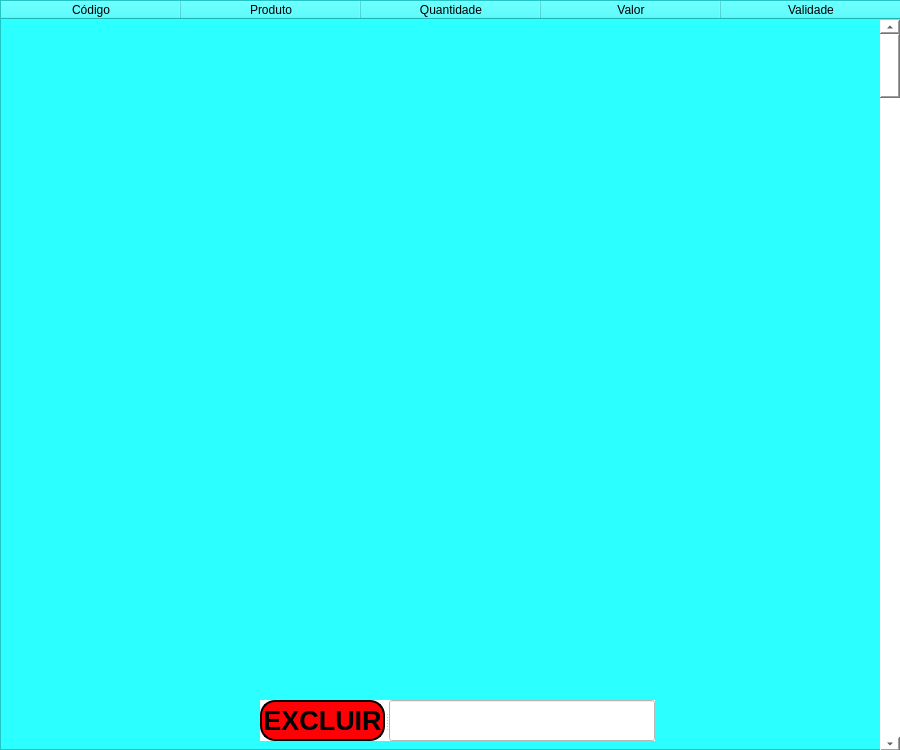
<?xml version="1.0" encoding="UTF-8"?>
<ui version="4.0">
 <class>MainWindow</class>
 <widget class="QMainWindow" name="MainWindow">
  <property name="enabled">
   <bool>true</bool>
  </property>
  <property name="geometry">
   <rect>
    <x>0</x>
    <y>0</y>
    <width>900</width>
    <height>750</height>
   </rect>
  </property>
  <property name="sizePolicy">
   <sizepolicy hsizetype="Expanding" vsizetype="Expanding">
    <horstretch>0</horstretch>
    <verstretch>0</verstretch>
   </sizepolicy>
  </property>
  <property name="minimumSize">
   <size>
    <width>900</width>
    <height>750</height>
   </size>
  </property>
  <property name="maximumSize">
   <size>
    <width>900</width>
    <height>750</height>
   </size>
  </property>
  <property name="windowTitle">
   <string>MainWindow</string>
  </property>
  <property name="styleSheet">
   <string notr="true">background-color: rgb(255, 255, 255);</string>
  </property>
  <widget class="QWidget" name="centralwidget">
   <widget class="QTableWidget" name="tableWidget">
    <property name="geometry">
     <rect>
      <x>0</x>
      <y>0</y>
      <width>910</width>
      <height>750</height>
     </rect>
    </property>
    <property name="sizePolicy">
     <sizepolicy hsizetype="Preferred" vsizetype="Preferred">
      <horstretch>0</horstretch>
      <verstretch>0</verstretch>
     </sizepolicy>
    </property>
    <property name="minimumSize">
     <size>
      <width>910</width>
      <height>750</height>
     </size>
    </property>
    <property name="maximumSize">
     <size>
      <width>910</width>
      <height>750</height>
     </size>
    </property>
    <property name="font">
     <font>
      <pointsize>13</pointsize>
      <weight>75</weight>
      <bold>true</bold>
     </font>
    </property>
    <property name="mouseTracking">
     <bool>false</bool>
    </property>
    <property name="styleSheet">
     <string notr="true">border-color: rgb(0, 102, 255);
background-color: rgb(44, 255, 255);</string>
    </property>
    <property name="verticalScrollBarPolicy">
     <enum>Qt::ScrollBarAlwaysOff</enum>
    </property>
    <property name="horizontalScrollBarPolicy">
     <enum>Qt::ScrollBarAlwaysOff</enum>
    </property>
    <property name="sizeAdjustPolicy">
     <enum>QAbstractScrollArea::AdjustToContents</enum>
    </property>
    <property name="autoScroll">
     <bool>false</bool>
    </property>
    <property name="autoScrollMargin">
     <number>13</number>
    </property>
    <attribute name="horizontalHeaderDefaultSectionSize">
     <number>180</number>
    </attribute>
    <column>
     <property name="text">
      <string>Código</string>
     </property>
    </column>
    <column>
     <property name="text">
      <string>Produto</string>
     </property>
     <property name="background">
      <color>
       <red>255</red>
       <green>255</green>
       <blue>255</blue>
      </color>
     </property>
     <property name="foreground">
      <brush brushstyle="NoBrush">
       <color alpha="255">
        <red>0</red>
        <green>0</green>
        <blue>0</blue>
       </color>
      </brush>
     </property>
    </column>
    <column>
     <property name="text">
      <string>Quantidade</string>
     </property>
    </column>
    <column>
     <property name="text">
      <string>Valor</string>
     </property>
    </column>
    <column>
     <property name="text">
      <string>Validade</string>
     </property>
    </column>
   </widget>
   <widget class="QScrollBar" name="verticalScrollBar">
    <property name="geometry">
     <rect>
      <x>880</x>
      <y>20</y>
      <width>20</width>
      <height>731</height>
     </rect>
    </property>
    <property name="font">
     <font>
      <weight>75</weight>
      <bold>true</bold>
     </font>
    </property>
    <property name="styleSheet">
     <string notr="true">
border-color: rgb(0, 0, 0);</string>
    </property>
    <property name="orientation">
     <enum>Qt::Vertical</enum>
    </property>
   </widget>
   <widget class="QSplitter" name="splitter">
    <property name="geometry">
     <rect>
      <x>260</x>
      <y>700</y>
      <width>395</width>
      <height>41</height>
     </rect>
    </property>
    <property name="orientation">
     <enum>Qt::Horizontal</enum>
    </property>
    <widget class="QPushButton" name="pushButton_3">
     <property name="font">
      <font>
       <pointsize>20</pointsize>
       <weight>75</weight>
       <bold>true</bold>
      </font>
     </property>
     <property name="styleSheet">
      <string notr="true">border-radius: 15px;
border-width:2px;
border-style:outset;
border-color:black;
background-color: rgb(255, 0, 4);</string>
     </property>
     <property name="text">
      <string>EXCLUIR</string>
     </property>
    </widget>
    <widget class="QLineEdit" name="lineEdit">
     <property name="font">
      <font>
       <pointsize>22</pointsize>
      </font>
     </property>
    </widget>
   </widget>
  </widget>
 </widget>
 <resources/>
 <connections/>
</ui>
